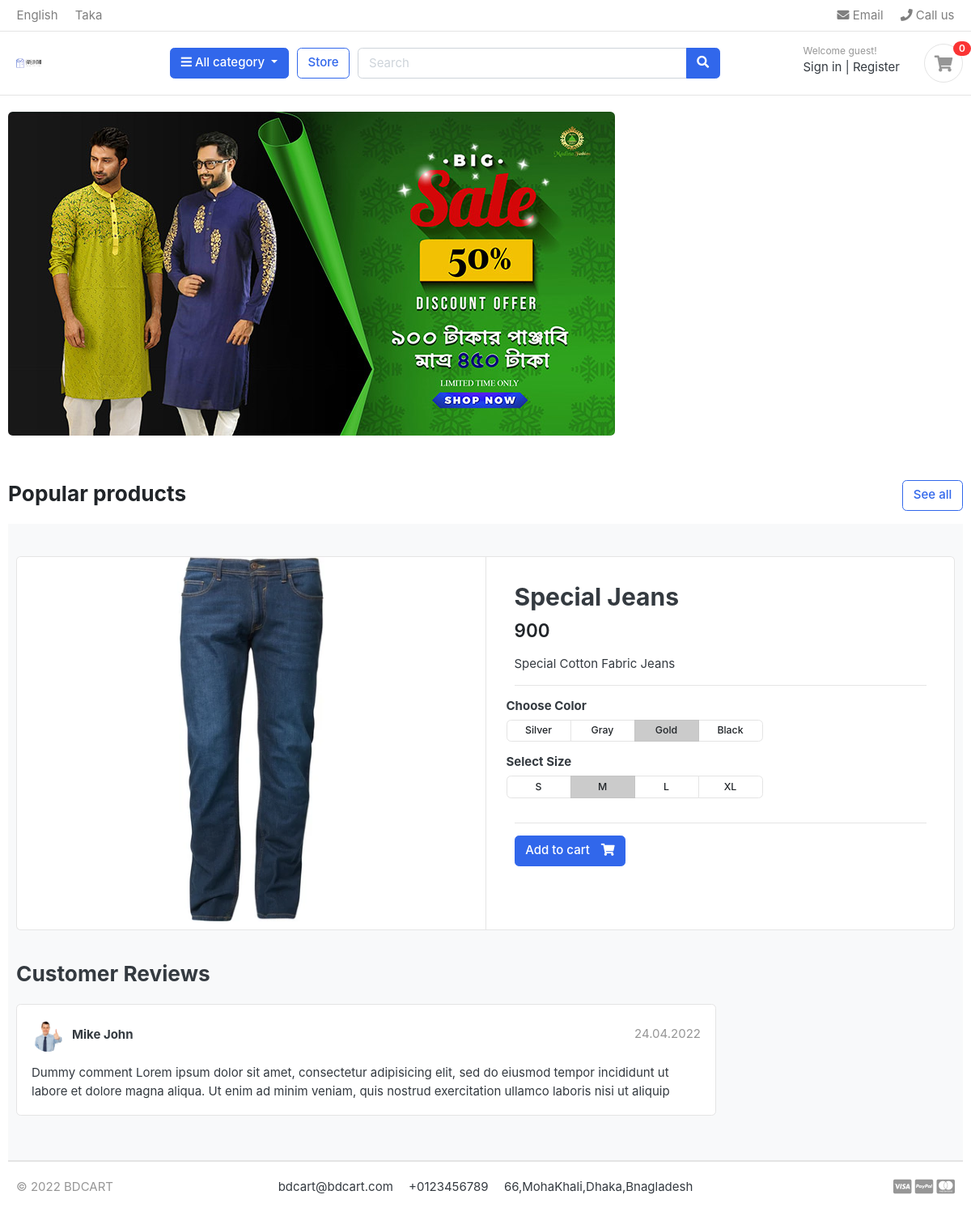
Screenshot of /store/category/jeans/special-jeans/ with the database file from the repository.
### store/models.py (models this page shows, shortened)
class Product(models.Model):
    product_name    = models.CharField(max_length=200, unique=True)
    slug            = models.SlugField(max_length=200, unique=True)
    description     = models.TextField(max_length=500, blank=True)
    price           = models.IntegerField()
    images          = models.ImageField(upload_to='photos/products')
    stock           = models.IntegerField()
    is_available    = models.BooleanField(default=True)
    category        = models.ForeignKey(Category, on_delete=models.CASCADE)
    created_date    = models.DateTimeField(auto_now_add=True)
    modified_date   = models.DateTimeField(auto_now=True)

### store/views.py (the view)
# urls.py: path('category/<slug:category_slug>/<slug:product_slug>/', views.product_detail, name='product_detail'),
def product_detail(request,category_slug,product_slug):
    try:
        single_product = Product.objects.get(category__slug=category_slug, slug=product_slug)
        in_cart=CartItem.objects.filter(cart__cart_id=_cart_id(request),product=single_product).exists()
    except Exception as e:
        raise e
    context = {
        'single_product': single_product,
        'in_cart': in_cart,
    }
    return render(request,'store/product_detail.html',context)

### carts/context_processors.py (called while the page is built)
def counter(request):
    cart_count=0
    if 'admin' in request.path:
        return()
    else:
        try:
            cart=Cart.objects.filter(cart_id=_cart_id(request))
            cart_items=CartItem.objects.all().filter(cart=cart[:1])
            for cart_item in cart_items:
                cart_count+=cart_item.quantity
        except Cart.DoesNotExist:
            cart_count=0
    return dict(cart_count=cart_count)

### carts/views.py (called while the page is built)
def _cart_id(request):
    cart = request.session.session_key
    if not cart:
        cart = request.session.create()
    return cart

### category/context_processors.py (called while the page is built)
def menu_links(request):
 links =Category.objects.all()
 return dict(links=links)

### category/models.py (called while the page is built)
    def get_url(self):
            return reverse('products_by_category', args=[self.slug])

### templates/store/product_detail.html
{% extends 'base.html' %}
{% load static %}
{% block content %}
<section class="section-content padding-y bg">
    <div class="container">
    <div class="card">
        <div class="row no-gutters">
            <aside class="col-md-6">
    <article class="gallery-wrap">
        <div class="img-big-wrap">
           <a href="#"><img src="{{ single_product.images.url }}"></a>
        </div>
    </article>
            </aside>
            <main class="col-md-6 border-left">
    <article class="content-body">
    <h2 class="title">{{ single_product.product_name }}</h2>
    <div class="mb-3">
        <var class="price h4">{{ single_product.price }}</var>
    </div>
    <p>{{ single_product.description }}</p>
    <hr>
        <div class="row">
            <div class="item-option-select">
                <h6>Choose Color</h6>
                <div class="btn-group btn-group-sm btn-group-toggle" data-toggle="buttons">
                  <label class="btn btn-light">
                    <input type="radio" name="radio_color"> Silver
                  </label>
                  <label class="btn btn-light">
                    <input type="radio" name="radio_color" > Gray
                  </label>
                  <label class="btn btn-light active">
                    <input type="radio" name="radio_color checked"> Gold
                  </label>
                  <label class="btn btn-light">
                    <input type="radio" name="radio_color"> Black
                  </label>
                </div>
            </div>
        </div>
        <div class="row">
            <div class="item-option-select">
                <h6>Select Size</h6>
                <div class="btn-group btn-group-sm btn-group-toggle" data-toggle="buttons">
                  <label class="btn btn-light">
                    <input type="radio" name="radio_color"> S
                  </label>
                  <label class="btn btn-light active">
                    <input type="radio" name="radio_color" checked> M
                  </label>
                  <label class="btn btn-light">
                    <input type="radio" name="radio_color"> L
                  </label>
                  <label class="btn btn-light">
                    <input type="radio" name="radio_color"> XL
                  </label>
                </div>
            </div>
        </div>
        <hr>
        {% if in_cart %}
        <a href="#" class="btn  btn-success"> <span class="text">Added to cart</span> <i class="fas fa-check"></i>  </a>
        <a href="{% url 'cart' %}" class="btn  btn-outline-primary"> <span class="text">View Cart</span> <i class="fas fa-eye"></i>  </a>
        {% else %}
        <a href="{% url 'add_cart' single_product.id %}" class="btn  btn-primary"> <span class="text">Add to cart</span> <i class="fas fa-shopping-cart"></i>  </a>
        {% endif %}
    </article>
            </main>
        </div>
    </div>
    <br>
<div class="row">
			<div class="col-md-9">
	<header class="section-heading">
		<h3>Customer Reviews </h3>
	</header>
	<article class="box mb-3">
		<div class="icontext w-100">
			<img src="{% static '\images\avatars\avatar3.jpg' %} " class="img-xs icon rounded-circle">
			<div class="text">
				<span class="date text-muted float-md-right">24.04.2022 </span>
				<h6 class="mb-1">Mike John </h6>
			</div>
		</div>
		<div class="mt-3">
			<p>
				Dummy comment Lorem ipsum dolor sit amet, consectetur adipisicing elit, sed do eiusmod
				tempor incididunt ut labore et dolore magna aliqua. Ut enim ad minim veniam,
				quis nostrud exercitation ullamco laboris nisi ut aliquip
			</p>
		</div>
	</article>
	</div>
</div>
</div>
</section>
    {% endblock %}

### static/css/ui.css (style rules this page uses)
html { font-family: "Inter", sans-serif; font-size: 15px; }
.content-body { flex: 1 1 auto; padding: 2rem 2.3rem; }
.img-xs, .img-sm, .img-md, .img-lg { -o-object-fit: cover; object-fit: cover; flex-shrink: 0; flex-grow: 0; }
.img-xs { width: 40px; height: 40px; }
.padding-y { padding-top: 40px; padding-bottom: 40px; }
var { font-style: normal; }
article:after, .form-group:after { display: block; clear: both; content: ""; }
.bg { background-color: #f8f9fa; }
.section-heading { margin-bottom: 20px; margin-top: 15px; }
p:last-child { margin-bottom: 0; }
.btn-light { background-color: #fff; border-color: #e4e4e4; }
.btn .text + i { margin-left: 10px; }
.icontext { display: inline-flex; align-items: center; vertical-align: middle; }
.icontext .text { width: 100%; line-height: 1.2; }
.icontext .icon { position: relative; margin-right: 10px; flex-shrink: 0; flex-grow: 0; }
.price { font-weight: 600; color: #212529; }
.box { padding: 18px; background: #fff; border-radius: 0.37rem; border: 1px solid #e4e4e4; }
.box img { max-width: 100%; }
.gallery-wrap .img-big-wrap { margin-bottom: 10px; border-radius: 0.37rem; overflow: hidden; background-color: #fff; }
.gallery-wrap .img-big-wrap a { text-align: center; display: block; }
.gallery-wrap .img-big-wrap img { height: 450px; width: auto; display: inline-block; }
.item-option-select { margin-bottom: 1rem; display: inline-block; margin-right: 15px; }
.item-option-select .btn { min-width: 80px; }

### rows the page displays
Product: images (picture), product_name "Special Jeans", price "900", description "Special Cotton Fabric Jeans"

### other values shown
{{ cart_count }} "0"
